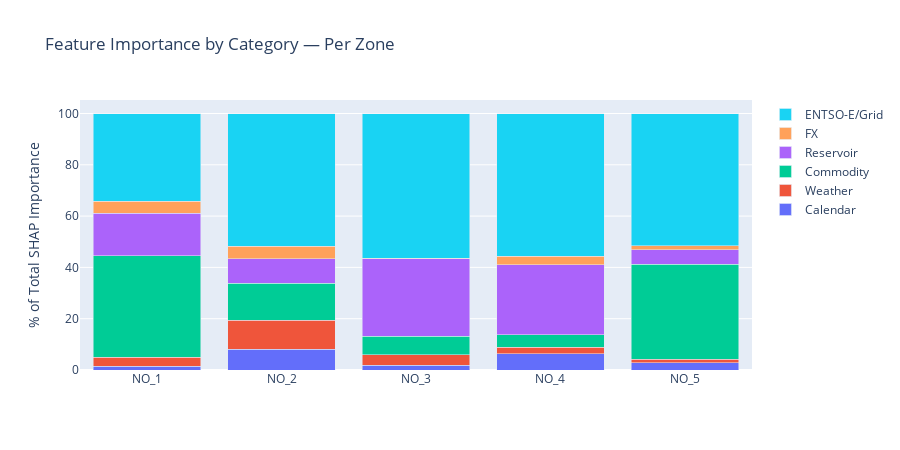

Notebook source saved alongside this figure:
### Markdown cell above
## 3. Zone Market Structure
How do feature importance patterns differ across zones? North-South divide analysis.

### Code cell
# Compute SHAP per zone for price model
zone_shap = {}
for zone in ZONES:
    if zone not in zone_models:
        continue
    model = zone_models[zone]
    X_val = zone_X_val[zone]

    explainer = shap.TreeExplainer(model.model_)
    X_sample = X_val.iloc[:min(1000, len(X_val))]
    sv = explainer.shap_values(X_sample)

    importance = pd.Series(np.abs(sv).mean(axis=0), index=X_sample.columns)
    zone_shap[zone] = importance

# Categorize features
FEATURE_CATEGORIES = {
    "Calendar": ["hour_of_day", "day_of_week", "month", "week_of_year", "is_weekend", "is_holiday", "is_business_hour"],
    "Weather": ["temperature", "wind_speed", "precipitation", "temperature_lag_24h", "temperature_rolling_24h_mean"],
    "Commodity": ["ttf_gas_close", "brent_oil_close", "coal_close", "ng_fut_close", "ttf_gas_change_7d"],
    "Reservoir": ["reservoir_filling_pct", "reservoir_filling_twh", "reservoir_filling_change", "reservoir_vs_median", "reservoir_vs_min"],
    "FX": ["eur_nok"],
}

# Sum SHAP by category per zone
category_importance = {}
for zone, imp in zone_shap.items():
    zone_cats = {}
    for cat, features in FEATURE_CATEGORIES.items():
        cat_sum = sum(imp.get(f, 0) for f in features)
        zone_cats[cat] = cat_sum
    # "Other" = everything not categorized
    known = set(f for fs in FEATURE_CATEGORIES.values() for f in fs)
    zone_cats["ENTSO-E/Grid"] = sum(v for k, v in imp.items() if k not in known)
    category_importance[zone] = zone_cats

cat_df = pd.DataFrame(category_importance).T
cat_pct = cat_df.div(cat_df.sum(axis=1), axis=0) * 100

# Stacked bar chart
fig = go.Figure()
cats = list(cat_pct.columns)
cat_colors = ["#636EFA", "#EF553B", "#00CC96", "#AB63FA", "#FFA15A", "#19D3F3"]
for i, cat in enumerate(cats):
    fig.add_trace(go.Bar(
        name=cat, x=cat_pct.index, y=cat_pct[cat],
        marker_color=cat_colors[i % len(cat_colors)],
    ))

fig.update_layout(
    barmode="stack",
    title="Feature Importance by Category \u2014 Per Zone",
    yaxis_title="% of Total SHAP Importance",
    height=450,
)
fig.show()

# North-South comparison
south = ["NO_1", "NO_2", "NO_5"]
north = ["NO_3", "NO_4"]
print("\nNorth-South Divide:")
for cat in cats:
    south_avg = cat_pct.loc[[z for z in south if z in cat_pct.index], cat].mean()
    north_avg = cat_pct.loc[[z for z in north if z in cat_pct.index], cat].mean()
    print(f"  {cat:15s}: South={south_avg:.1f}%, North={north_avg:.1f}%")

### Figure 1 — Plotly figure (JSON) as saved in the notebook; plotly's stock layout.template omitted (floating-point values rounded to 4 significant figures)
{"data": [{"marker": {"color": "#636EFA"}, "name": "Calendar", "type": "bar", "x": ["NO_1", "NO_2", "NO_3", "NO_4", "NO_5"], "y": [1.377, 8.161, 1.868, 6.263, 2.836]}, {"marker": {"color": "#EF553B"}, "name": "Weather", "type": "bar", "x": ["NO_1", "NO_2", "NO_3", "NO_4", "NO_5"], "y": [3.585, 11.21, 4.15, 2.588, 1.424]}, {"marker": {"color": "#00CC96"}, "name": "Commodity", "type": "bar", "x": ["NO_1", "NO_2", "NO_3", "NO_4", "NO_5"], "y": [39.62, 14.38, 7.235, 4.798, 36.93]}, {"marker": {"color": "#AB63FA"}, "name": "Reservoir", "type": "bar", "x": ["NO_1", "NO_2", "NO_3", "NO_4", "NO_5"], "y": [16.61, 9.636, 30.2, 27.48, 5.753]}, {"marker": {"color": "#FFA15A"}, "name": "FX", "type": "bar", "x": ["NO_1", "NO_2", "NO_3", "NO_4", "NO_5"], "y": [4.513, 4.902, 0.1615, 3.261, 1.571]}, {"marker": {"color": "#19D3F3"}, "name": "ENTSO-E/Grid", "type": "bar", "x": ["NO_1", "NO_2", "NO_3", "NO_4", "NO_5"], "y": [34.29, 51.71, 56.38, 55.61, 51.48]}], "layout": {"barmode": "stack", "height": 450, "title": {"text": "Feature Importance by Category — Per Zone"}, "yaxis": {"title": {"text": "% of Total SHAP Importance"}}}}
